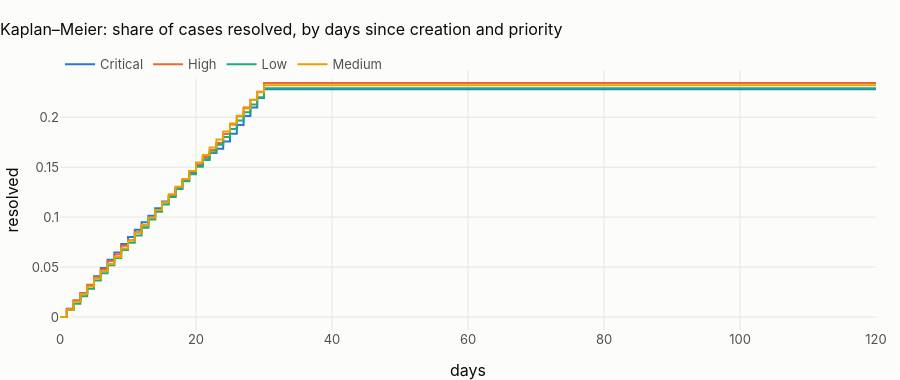

Here is the notebook cell this chart was saved with:
### Markdown cell above
## 4 · Complaint cases: time to resolution, with censoring

### Code cell
case = star.q("select * from {fct_case} order by complaint_id")
case = case[case.hours_observed > 0].copy()
case["days_observed"] = case.hours_observed / 24
GRID = np.arange(0, 120.5, 0.5)
km_rows = []
fig = go.Figure()
for pr_, d in case.groupby("priority"):
    km = KaplanMeierFitter().fit(d.days_observed, d.resolved_event, label=pr_)
    fig.add_trace(
        go.Scatter(
            x=GRID,  # a half-day grid: the step function at 65,000 distinct times would bloat the output
            y=1 - km.survival_function_at_times(GRID).to_numpy(),
            name=pr_,
            line_shape="hv",
        )
    )
    km_rows.append(
        {
            "group": "priority",
            "value": pr_,
            "cases": len(d),
            "resolved %": 100 * d.resolved_event.mean(),
            "median days to resolve (KM)": km.median_survival_time_,
            "naive mean of resolved cases (days)": d.loc[d.resolved_event, "days_observed"].mean(),
            "P(resolved within 30 days)": 1 - float(km.predict(30)),
        }
    )
fig.update_layout(
    title="Kaplan–Meier: share of cases resolved, by days since creation and priority",
    xaxis_title="days",
    yaxis_title="resolved",
    height=380,
    xaxis_range=[0, 120],
)
fig.show()
lr = multivariate_logrank_test(case.days_observed, case.priority, case.resolved_event)
kmc = pd.DataFrame(km_rows)
kmc.to_csv(OUT / "granularity_survival_cases.csv", index=False)
show(kmc.round(3), paging=False)
display(
    Markdown(
        f"**{100 * case.resolved_event.mean():.1f} % of cases are resolved; the rest are censored.** Averaging only the "
        f"resolved cases gives {kmc['naive mean of resolved cases (days)'].mean():.1f} days, while "
        + (
            "the Kaplan–Meier median is **not reached**: fewer than half of all cases are ever resolved within the "
            f"data, and only {100 * kmc['P(resolved within 30 days)'].mean():.0f} % within 30 days. "
            if not np.isfinite(kmc["median days to resolve (KM)"]).any()
            else f"the Kaplan–Meier median is {kmc['median days to resolve (KM)'].median():.1f} days. "
        )
        + "The naive figure describes only the fast cases; the slow ones are still open."
        + f" Priority {'does' if lr.p_value < 0.01 else 'does not'} change the resolution curve (log-rank p = "
        f"{lr.p_value:.3g}): "
        + (
            "a critical case is resolved no faster than a low-priority one, which is itself a compliance finding."
            if lr.p_value >= 0.01
            else "the queue honours priorities."
        )
    )
)

### Figure 1 — Plotly figure (JSON) as saved in the notebook; plotly's stock layout.template omitted (floating-point values rounded to 4 significant figures; data arrays with more than 128 entries replaced by an {"elided": "..."} marker saying what was removed)
{"data": [{"line": {"shape": "hv"}, "name": "Critical", "type": "scatter", "x": {"elided": "241 float values"}, "y": {"elided": "241 float values"}}, {"line": {"shape": "hv"}, "name": "High", "type": "scatter", "x": {"elided": "241 float values"}, "y": {"elided": "241 float values"}}, {"line": {"shape": "hv"}, "name": "Low", "type": "scatter", "x": {"elided": "241 float values"}, "y": {"elided": "241 float values"}}, {"line": {"shape": "hv"}, "name": "Medium", "type": "scatter", "x": {"elided": "241 float values"}, "y": {"elided": "241 float values"}}], "layout": {"height": 380, "title": {"text": "Kaplan–Meier: share of cases resolved, by days since creation and priority"}, "xaxis": {"range": [0, 120], "title": {"text": "days"}}, "yaxis": {"title": {"text": "resolved"}}}}
